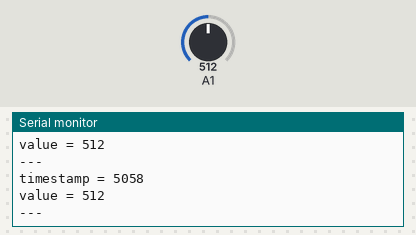
The sketch below on a simulated Arduino Uno, built with avr-gcc and run on an emulated ATmega328P. On the bench: the last lines printed to the serial monitor. The test bench sets the inputs (shaded band); at power-on: A1 = 512.

Above: at 5.8 s.
5.9 s: A1 set to 716
At 10.9 s:
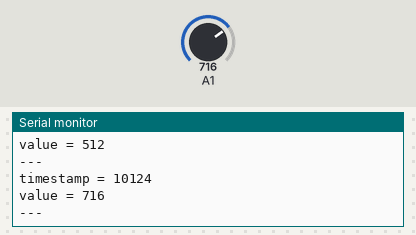
11.9 s: A1 set to 900
At 16.0 s:
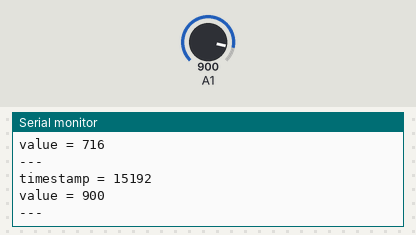
Timing chart, 0 to 17.5 s (numbered marks = the images above; inputs shaded):
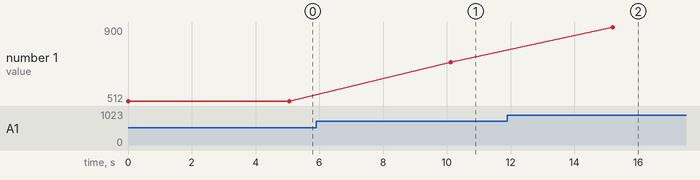

The sketch:

jsonSend.ino
```cpp
#include <ArduinoJson.h>
#include <SoftwareSerial.h>

// Declare the "link" serial port
// Please see SoftwareSerial library for detail
SoftwareSerial linkSerial(10, 11); // RX, TX

void setup() {
  // Initialize "debug" serial port
  // The data rate must be much higher than the "link" serial port
  Serial.begin(115200);
  while (!Serial) continue;

  // Initialize the "link" serial port
  // Use the lowest possible data rate to reduce error ratio
  linkSerial.begin(4800);
}

void loop() {
  // Values we want to transmit
  long timestamp = millis();
  int value = analogRead(1);

  // Print the values on the "debug" serial port
  Serial.print("timestamp = ");
  Serial.println(timestamp);
  Serial.print("value = ");
  Serial.println(value);
  Serial.println("---");

  // Create the JSON document
  StaticJsonDocument<200> doc;
  doc["timestamp"] = timestamp;
  doc["value"] = value;

  // Send the JSON document over the "link" serial port
  serializeJson(doc, linkSerial);

  // Wait
  delay(5000);
}
```

Measured:
- after the input at 5.9 s, the serial monitor: prints a new line after 4.2 s (image 1)
- after the input at 11.9 s, the serial monitor: prints a new line after 3.3 s (image 2)
- plotted number 1: 512 → 716 after the input at 5.9 s, 716 → 900 after the input at 11.9 s
